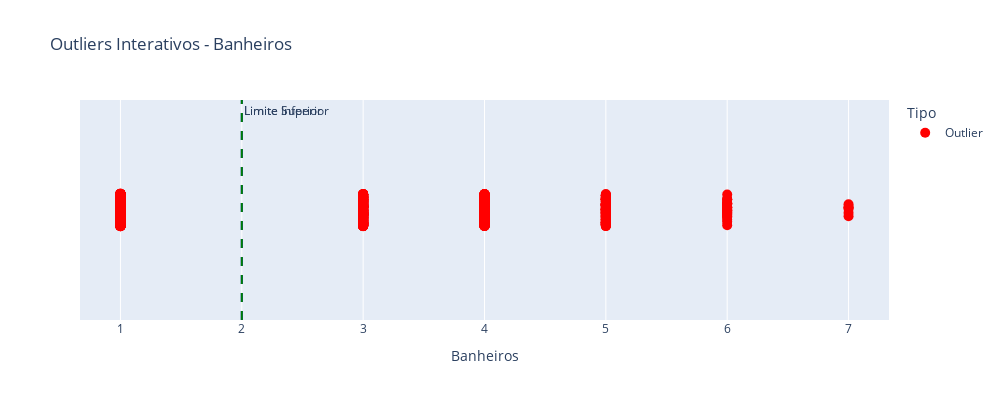

Write notebook code for a chart like this one.
### Code cell
outliers_banheiros = grafico_outliers_interativo(df_sem_outliers, 'Banheiros')

### Figure 1 — Plotly figure (JSON) as saved in the notebook; plotly's stock layout.template omitted (floating-point values rounded to 4 significant figures; data arrays with more than 128 entries replaced by an {"elided": "..."} marker saying what was removed)
{"data": [{"alignmentgroup": "True", "boxpoints": "all", "customdata": {"elided": "2430x13 mixed values"}, "fillcolor": "rgba(255,255,255,0)", "hoveron": "points", "hovertemplate": "Tipo=Outlier<br>Banheiros=%{x}<br>Preco=%{customdata[0]}<br>taxa_condominio=%{customdata[1]}<br>Area(m²)=%{customdata[2]}<br>Quartos=%{customdata[3]}<br>Suites=%{customdata[4]}<br>Vagas=%{customdata[5]}<br>Elevador=%{customdata[6]}<br>Mobiliado=%{customdata[7]}<br>Piscina=%{customdata[8]}<br>Novo=%{customdata[9]}<br>Bairro=%{customdata[10]}<br>Latitude=%{customdata[11]}<br>Longitude=%{customdata[12]}<extra></extra>", "jitter": 0.3, "legendgroup": "Outlier", "line": {"color": "rgba(255,255,255,0)"}, "marker": {"color": "red", "size": 10}, "name": "Outlier", "offsetgroup": "Outlier", "orientation": "h", "pointpos": 0, "showlegend": true, "type": "box", "x": {"elided": "2430 int values"}, "x0": " ", "xaxis": "x", "y0": " ", "yaxis": "y"}], "layout": {"annotations": [{"showarrow": false, "text": "Limite Inferior", "x": 2, "xanchor": "left", "xref": "x", "y": 1, "yanchor": "top", "yref": "y domain"}, {"showarrow": false, "text": "Limite Superior", "x": 2, "xanchor": "left", "xref": "x", "y": 1, "yanchor": "top", "yref": "y domain"}], "boxmode": "group", "height": 400, "legend": {"title": {"text": "Tipo"}, "tracegroupgap": 0}, "shapes": [{"line": {"color": "blue", "dash": "dash"}, "type": "line", "x0": 2, "x1": 2, "xref": "x", "y0": 0, "y1": 1, "yref": "y domain"}, {"line": {"color": "green", "dash": "dash"}, "type": "line", "x0": 2, "x1": 2, "xref": "x", "y0": 0, "y1": 1, "yref": "y domain"}], "title": {"text": "Outliers Interativos - Banheiros"}, "width": 1000, "xaxis": {"anchor": "y", "domain": [0, 1], "title": {"text": "Banheiros"}}, "yaxis": {"anchor": "x", "domain": [0, 1]}}}
